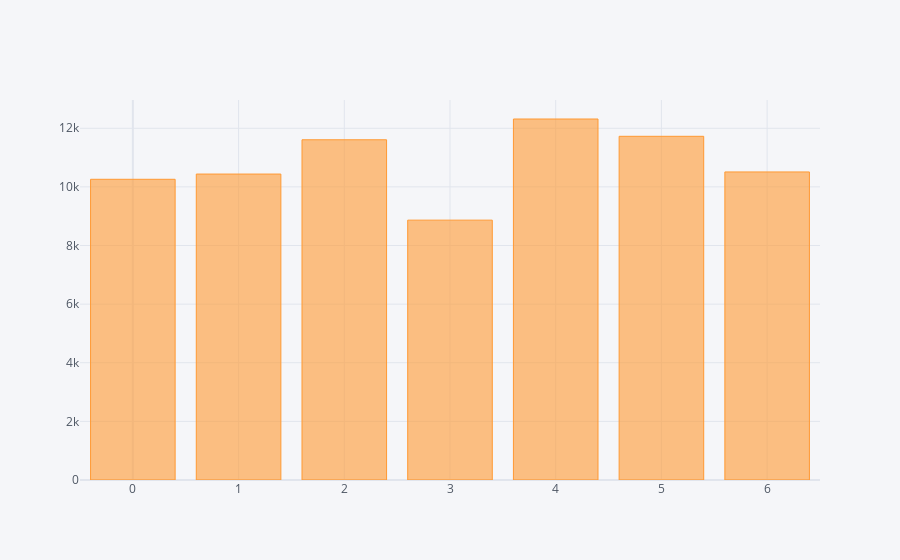

Notebook code cell kept with this figure:
### Code cell
# bar graph
df.groupby(['weekday'])['cnt'].mean().iplot(kind='bar')

### Figure 1 — Plotly figure (JSON) as saved in the notebook; plotly's stock layout.template omitted (floating-point values rounded to 4 significant figures)
{"data": [{"marker": {"color": "rgba(255, 153, 51, 0.6)", "line": {"color": "rgba(255, 153, 51, 1.0)", "width": 1}}, "name": "cnt", "orientation": "v", "text": "", "type": "bar", "x": [0, 1, 2, 3, 4, 5, 6], "y": [10260.0, 10440.0, 11610.0, 8865.0, 12320.0, 11730.0, 10510.0]}], "layout": {"legend": {"bgcolor": "#F5F6F9", "font": {"color": "#4D5663"}}, "paper_bgcolor": "#F5F6F9", "plot_bgcolor": "#F5F6F9", "title": {"font": {"color": "#4D5663"}}, "xaxis": {"gridcolor": "#E1E5ED", "showgrid": true, "tickfont": {"color": "#4D5663"}, "title": {"font": {"color": "#4D5663"}, "text": ""}, "zerolinecolor": "#E1E5ED"}, "yaxis": {"gridcolor": "#E1E5ED", "showgrid": true, "tickfont": {"color": "#4D5663"}, "title": {"font": {"color": "#4D5663"}, "text": ""}, "zerolinecolor": "#E1E5ED"}}}
